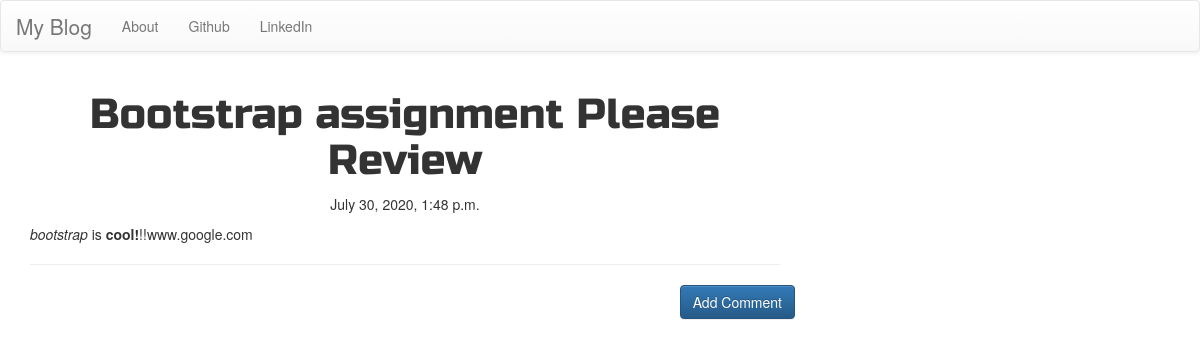
The app's page /post/4 with its own data.
### blog/models.py (models this page shows, shortened)
class Post(models.Model):
    author=models.ForeignKey('auth.User',on_delete=models.CASCADE)
    title=models.CharField(max_length=200)
    text=models.TextField()
    created_date=models.DateTimeField(default=timezone.now)
    published_date=models.DateTimeField(blank=True,null=True)

### blog/views.py (the view)
# urls.py: url(r'^post/(?P<pk>\d+)$', views.PostDetailView.as_view(), name='post_detail'),
class PostDetailView(DetailView):
    model=Post

### blog/templates/blog/post_detail.html (shortened to what this page needs)
{% extends 'blog/base.html' %}
{% block content %}
<h1 class="posttitle loader">{{post.title}}</h1>
{% if post.published_date %}
    <div class="date postdate">
        {{post.published_date}}
    </div>
{% else %}
    <a class="btn btn-default" href="{% url 'post_published' pk=post.pk %}">Publish</a>
{% endif %}
<p class="postcontent">{{ post.text|safe|linebreaksbr}}</p>
<hr>
<a class="btn btn-primary btn-comment" href="{%url 'add_comment_to_post' pk=post.pk %}">Add Comment</a>
{% endblock %}

### blog/static/css/blog.css (style rules this page uses)
.postdate { text-align: center; }
.posttitle { font-family: 'Russo One',sans-serif; font-size: 3em; text-align: center; }
.btn-comment { position: absolute; right: 0px; }
.loader { filter:hue-rotate(0deg); color:linear-gradient(45deg,#0f8,#08f); animation:hue 10000ms infinite linear; }

### records on screen
Post: title "Bootstrap assignment Please Review", published_date "July 30, 2020, 1:48 p.m.", text "bootstrap is cool! !!www.google.com"
